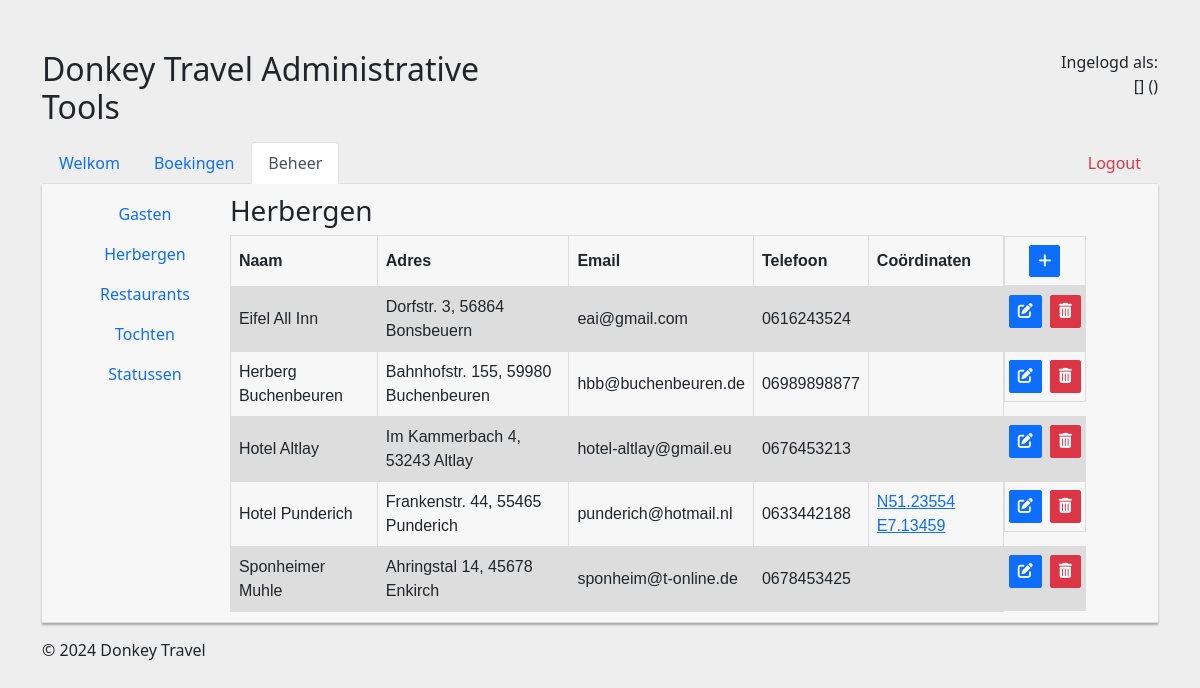
The page /herbergen.php on the database its author committed.
### tables this page shows
CREATE TABLE `herbergen` (
  `ID` int(11) NOT NULL,
  `Naam` varchar(50) DEFAULT NULL,
  `Adres` varchar(50) DEFAULT NULL,
  `Email` varchar(100) DEFAULT NULL,
  `Telefoon` varchar(20) DEFAULT NULL,
  `Coordinaten` varchar(20) DEFAULT NULL,
  `Gewijzigd` timestamp NULL DEFAULT current_timestamp()
);

### config.php (called while the page is built)
<?php
    $db_host = "localhost";
    $db_user = "root";
    $db_pass = "";
    $db_name = "donkey";
    $db_port = null;
?>

### database/database.php (called while the page is built, shortened)
<?php
require_once 'herberg.php';
class Database
{
    private $db;
    private $host;
    private $user;
    private $password;
    private $database;
    private $port;
    public function __construct($host, $user, $password, $database, $port)
    {
        $this->host = $host;
        $this->user = $user;
        $this->password = $password;
        $this->database = $database;
        $this->port = $port;
    }
    public function connect()
    {
        $this->db = new \mysqli($this->host, $this->user, $this->password, $this->database, $this->port);
    }
    public function getHerbergen()
    {
        $result = $this->db->query("SELECT * FROM herbergen");
        $herbergen = array();
        while ($row = $result->fetch_assoc()) {
            $herbergen[] = new Herberg($row["ID"], $row["Naam"], $row["Adres"], $row["Email"], $row["Telefoon"], $row["Coordinaten"], $row["Gewijzigd"]);
        }
        return $herbergen;
    }
}

### database/herberg.php (called while the page is built, shortened)
<?php
class Herberg
{
	private $id;
	private $naam;
	private $adres;
	private $email;
	private $telefoon;
	private $coordinaten;
	public function __construct($id, $naam, $adres, $email, $telefoon, $coordinaten, $gewijzigd)
	{
		$this->id = $id;
		$this->naam = $naam;
		$this->adres = $adres;
		$this->email = $email;
		$this->telefoon = $telefoon;
		$this->coordinaten = $coordinaten;
	}
	public function getID()
	{
		return $this->id;
	}
	public function getNaam()
	{
		return $this->naam;
	}
	public function getAdres()
	{
		return $this->adres;
	}
	public function getEmail()
	{
		return $this->email;
	}
	public function getTelefoon()
	{
		return $this->telefoon;
	}
	public function getCoordinaten()
	{
		return $this->coordinaten;
	}
}

### herbergen.php (the view, shortened to what this page needs)
<?php include "include/nav.php"; ?>
<?php include "include/tabs_beheer.php"; ?>
<?php
$db = new database\Database($db_host, $db_user, $db_pass, $db_name, $db_port);
$herbergen = $db->getHerbergen();
$view = null;
switch ($view) {
?>
	<?php
	default:
	?>
		<h3>Herbergen</h3>
		<table>
			<tr>
				<th>Naam</th>
				<th>Adres</th>
				<th>Email</th>
				<th>Telefoon</th>
				<th>Coördinaten</th>
				<th class="d-flex justify-content-center"><a class='mx-1' href='?view=add'><button class='btn btn-primary min-height-0 btn-sm'><i class="fa-solid fa-plus"></i></button></a></th>
			</tr>
	<?php
		foreach ($herbergen as $herberg) {
			$output = "./view?f=her," . $herberg->getID();
			echo "<tr>";
			echo "<td>" . $herberg->getNaam() . "</td>";
			echo "<td>" . $herberg->getAdres() . "</td>";
			echo "<td>" . $herberg->getEmail() . "</td>";
			echo "<td>" . $herberg->getTelefoon() . "</td>";
			echo "<td><a target='_blank' href='" . $output . "'>" . $herberg->getCoordinaten() . "</td>";
			echo "<td class='px-0 d-flex justify-content-center'>
				<a class='mx-1' href='?id={$herberg->getID()}&view=edit'><button class='btn btn-primary min-height-0 btn-sm'><i class='fa-solid fa-pen-to-square'></i></button></a>
				<a class='mx-1' href='?id={$herberg->getID()}&view=delete'><button class='btn btn-danger min-height-0 btn-sm'><i class='fa-solid fa-trash-can'></i></button></a>
			</td>";
			echo "</tr>";
		}
		echo "</table>";
}
	?>
	<?php include "include/footer.php"; ?>

### css/style.css (style rules this page uses)
.form-control, .btn { min-height: 38px; border-radius: 2px; }
.btn { font-size: 15px; font-weight: bold; }
table { font-family: arial, sans-serif; border-collapse: collapse; width: 100%; }
td { height: 100%; }
td, th { border: 1px solid #dddddd; text-align: left; padding: 8px; }
tr:nth-child(even) { background-color: #dddddd; }
.min-height-0 { min-height: 0px; }

### rows shown on the page
herbergen: Naam "Eifel All Inn", Adres "Dorfstr. 3, 56864 Bonsbeuern", Email "eai@gmail.com", Telefoon "0616243524"
herbergen: Naam "Herberg Buchenbeuren", Adres "Bahnhofstr. 155, 59980 Buchenbeuren", Email "hbb@buchenbeuren.de", Telefoon "06989898877"
herbergen: Naam "Hotel Altlay", Adres "Im Kammerbach 4, 53243 Altlay", Email "hotel-altlay@gmail.eu", Telefoon "0676453213"
herbergen: Naam "Hotel Punderich", Adres "Frankenstr. 44, 55465 Punderich", Email "punderich@hotmail.nl", Telefoon "0633442188", Coordinaten "N51.23554 E7.13459"
herbergen: Naam "Sponheimer Muhle", Adres "Ahringstal 14, 45678 Enkirch", Email "sponheim@t-online.de", Telefoon "0678453425"
